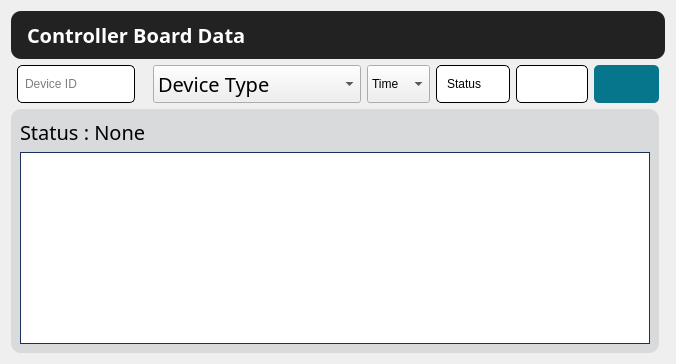
          <widget class="QWidget" name="controller_data_2">
           <layout class="QGridLayout" name="gridLayout_13">
            <item row="3" column="0" colspan="9">
             <widget class="QFrame" name="frame_8">
              <property name="styleSheet">
               <string notr="true">background-color:#d9dadb;
border-radius: 10px;</string>
              </property>
              <property name="frameShape">
               <enum>QFrame::StyledPanel</enum>
              </property>
              <property name="frameShadow">
               <enum>QFrame::Raised</enum>
              </property>
              <layout class="QGridLayout" name="gridLayout_14">
               <item row="0" column="0">
                <layout class="QHBoxLayout" name="horizontalLayout_4">
                 <item>
                  <widget class="QLabel" name="controller_finder_status_2">
                   <property name="maximumSize">
                    <size>
                     <width>16777215</width>
                     <height>50</height>
                    </size>
                   </property>
                   <property name="font">
                    <font>
                     <family>SCG</family>
                     <pointsize>15</pointsize>
                     <weight>50</weight>
                     <bold>false</bold>
                    </font>
                   </property>
                   <property name="cursor">
                    <cursorShape>ArrowCursor</cursorShape>
                   </property>
                   <property name="contextMenuPolicy">
                    <enum>Qt::PreventContextMenu</enum>
                   </property>
                   <property name="text">
                    <string>Status : None</string>
                   </property>
                  </widget>
                 </item>
                </layout>
               </item>
               <item row="1" column="0">
                <widget class="QTableView" name="devicesDataView_2">
                 <property name="enabled">
                  <bool>true</bool>
                 </property>
                 <property name="sizePolicy">
                  <sizepolicy hsizetype="Expanding" vsizetype="Expanding">
                   <horstretch>0</horstretch>
                   <verstretch>0</verstretch>
                  </sizepolicy>
                 </property>
                 <property name="font">
                  <font>
                   <family>SCG</family>
                   <pointsize>15</pointsize>
                  </font>
                 </property>
                 <property name="cursor" stdset="0">
                  <cursorShape>ArrowCursor</cursorShape>
                 </property>
                 <property name="contextMenuPolicy">
                  <enum>Qt::PreventContextMenu</enum>
                 </property>
                 <property name="styleSheet">
                  <string notr="true">	border:1px solid #1c305c;
background-color:white;
    border-radius: 0px;
    padding: 0px 0px;</string>
                 </property>
                 <property name="alternatingRowColors">
                  <bool>true</bool>
                 </property>
                </widget>
               </item>
              </layout>
             </widget>
            </item>
            <item row="2" column="6">
             <widget class="QComboBox" name="mcu_status_2">
              <property name="maximumSize">
               <size>
                <width>100</width>
                <height>40</height>
               </size>
              </property>
              <property name="cursor">
               <cursorShape>PointingHandCursor</cursorShape>
              </property>
              <property name="styleSheet">
               <string notr="true">QComboBox{	
	padding-left:10px;	
padding-right:10px;
	background-color:white;
	border-radius: 5px;
	border:1px solid black;
}
QComboBox::drop-down{
	border:0px
}

QComboBox::down-arrow {
	image:url(:/newPrefix/assets/arrow-down-sign-to-navigate.png);
	width:15px;	
	heigth:15px;
	margin-right:15px;
}
QComboBox:on{
	border:4px solid #c2dbfe;
}

QComboBox QListView{
	background-color:white;
	border-radius: 5px;
}

QComboBox QListView::item{
	padding-left:10px;
    border:1px solid rgba(0,0,0,10%);
	background-color:#fff;
    outline:0px;
}
</string>
              </property>
              <item>
               <property name="text">
                <string>Status</string>
               </property>
              </item>
              <item>
               <property name="text">
                <string>Good</string>
               </property>
              </item>
              <item>
               <property name="text">
                <string>NG</string>
               </property>
              </item>
             </widget>
            </item>
            <item row="2" column="5">
             <widget class="QComboBox" name="time_frame_2">
              <property name="maximumSize">
               <size>
                <width>100</width>
                <height>40</height>
               </size>
              </property>
              <property name="cursor">
               <cursorShape>PointingHandCursor</cursorShape>
              </property>
              <property name="styleSheet">
               <string notr="true">#time_frame{	
	padding-left:10px;	
padding-right:10px;
	background-color:white;
	border-radius: 5px;
	border:1px solid black;
}
#time_frame::drop-down{
	border:0px
}

#time_frame::down-arrow {
	image:url(:/newPrefix/assets/arrow-down-sign-to-navigate.png);
	width:15px;	
	heigth:15px;
	margin-right:15px;
}
#time_frame:on{
	border:4px solid #c2dbfe;
}

#time_frame QListView{
	background-color:white;
	border-radius: 5px;
}

#time_frame QListView::item{
	padding-left:10px;
    border:1px solid rgba(0,0,0,10%);
	background-color:#fff;
    outline:0px;
}
</string>
              </property>
              <item>
               <property name="text">
                <string>Time</string>
               </property>
              </item>
              <item>
               <property name="text">
                <string>Hour</string>
               </property>
              </item>
              <item>
               <property name="text">
                <string>Day</string>
               </property>
              </item>
              <item>
               <property name="text">
                <string>Week</string>
               </property>
              </item>
              <item>
               <property name="text">
                <string>Month</string>
               </property>
              </item>
              <item>
               <property name="text">
                <string>Year</string>
               </property>
              </item>
             </widget>
            </item>
            <item row="0" column="0" colspan="10">
             <widget class="QLabel" name="label_11">
              <property name="maximumSize">
               <size>
                <width>16777215</width>
                <height>50</height>
               </size>
              </property>
              <property name="font">
               <font>
                <family>SCG</family>
                <pointsize>15</pointsize>
                <weight>75</weight>
                <bold>true</bold>
               </font>
              </property>
              <property name="styleSheet">
               <string notr="true">color:white;
background-color:#222222;
border-radius: 10px;
padding: 10px 10px;
margin-right:0px</string>
              </property>
              <property name="text">
               <string>Controller Board Data</string>
              </property>
             </widget>
            </item>
            <item row="2" column="8">
             <widget class="QPushButton" name="controller_finder_2">
              <property name="sizePolicy">
               <sizepolicy hsizetype="Expanding" vsizetype="Fixed">
                <horstretch>0</horstretch>
                <verstretch>0</verstretch>
               </sizepolicy>
              </property>
              <property name="maximumSize">
               <size>
                <width>100</width>
                <height>16777215</height>
               </size>
              </property>
              <property name="font">
               <font>
                <family>SCG</family>
                <pointsize>15</pointsize>
                <weight>75</weight>
                <bold>true</bold>
               </font>
              </property>
              <property name="cursor">
               <cursorShape>PointingHandCursor</cursorShape>
              </property>
              <property name="contextMenuPolicy">
               <enum>Qt::PreventContextMenu</enum>
              </property>
              <property name="styleSheet">
               <string notr="true">QPushButton {
	background-color:#06768d;
    color:white;
	border: none;
	border-radius: 5px;
	padding: 5px 5px;
}

QPushButton:hover {
    background-color: #065465; /* Darker Green */
box-shadow: 10px 10px 5px rgba(182, 191, 193, 0.5);
    border:1px solid #808080;
}

QPushButton:pressed {
    background-color: #003747; /* Even Darker Green when pressed */
}</string>
              </property>
              <property name="text">
               <string/>
              </property>
              <property name="icon">
               <iconset resource="../../../SCG/04_Code/Assembly/SDE-Inspection/sde.qrc">
                <normaloff>:/icon/assets/search-9-64.ico</normaloff>:/icon/assets/search-9-64.ico</iconset>
              </property>
              <property name="iconSize">
               <size>
                <width>25</width>
                <height>25</height>
               </size>
              </property>
             </widget>
            </item>
            <item row="2" column="1">
             <widget class="QLineEdit" name="device_id_input_2">
              <property name="maximumSize">
               <size>
                <width>16777215</width>
                <height>40</height>
               </size>
              </property>
              <property name="styleSheet">
               <string notr="true">QLineEdit{
	background-color:white;
	border-radius: 5px;
  border:1px solid black;
  padding: 5px 5px;
}
QLineEdit:focus{
	border:4px solid #c2dbfe;
}
</string>
              </property>
              <property name="maxLength">
               <number>16</number>
              </property>
              <property name="placeholderText">
               <string>Device ID</string>
              </property>
             </widget>
            </item>
            <item row="2" column="4">
             <widget class="QComboBox" name="device_type_2">
              <property name="maximumSize">
               <size>
                <width>300</width>
                <height>40</height>
               </size>
              </property>
              <property name="font">
               <font>
                <family>SCG</family>
                <pointsize>15</pointsize>
               </font>
              </property>
              <property name="cursor">
               <cursorShape>PointingHandCursor</cursorShape>
              </property>
              <property name="contextMenuPolicy">
               <enum>Qt::PreventContextMenu</enum>
              </property>
              <property name="styleSheet">
               <string notr="true">#device_type{
	padding-left:10px;	
padding-right:20px;
	background-color:white;
	border-radius: 5px;
	border:1px solid black;
}
#device_type::drop-down{
	border:0px
}

#device_type::down-arrow {
	image:url(:/newPrefix/assets/arrow-down-sign-to-navigate.png);
	width:15px;	
	heigth:15px;
	margin-right:15px;
}
#device_type:on{
	border:4px solid #c2dbfe;
}

#device_type QListView{
	background-color:white;
	border-radius: 5px;
}

#device_type QListView::item{
	padding-left:10px;
    border:1px solid rgba(0,0,0,10%);
	background-color:#fff;
    outline:0px;
}
</string>
              </property>
              <item>
               <property name="text">
                <string>Device Type</string>
               </property>
              </item>
              <item>
               <property name="text">
                <string>Actuator Controller</string>
               </property>
              </item>
              <item>
               <property name="text">
                <string>Sensor Controller</string>
               </property>
              </item>
             </widget>
            </item>
            <item row="2" column="7">
             <widget class="QComboBox" name="boxlot_finder_2">
              <property name="sizePolicy">
               <sizepolicy hsizetype="Expanding" vsizetype="Expanding">
                <horstretch>0</horstretch>
                <verstretch>0</verstretch>
               </sizepolicy>
              </property>
              <property name="maximumSize">
               <size>
                <width>150</width>
                <height>40</height>
               </size>
              </property>
              <property name="styleSheet">
               <string notr="true">QComboBox{	
	background-color:white;
	border-radius: 5px;
	border:1px solid black;
	padding-left:10px;
}
QComboBox::drop-down{
	border:0px
}

QComboBox::down-arrow {
	image:url(:/newPrefix/assets/arrow-down-sign-to-navigate.png);
	width:15px;	
	heigth:15px;
	margin-right:15px;
}
QComboBox:on{
	border:4px solid #c2dbfe;
}

QComboBox QListView{
	background-color:white;
	border-radius: 5px;
}

QComboBox QListView::item{
	padding-left:10px;
    border:1px solid rgba(0,0,0,10%);
	background-color:#fff;
    outline:0px;
}
</string>
              </property>
             </widget>
            </item>
           </layout>
          </widget>
